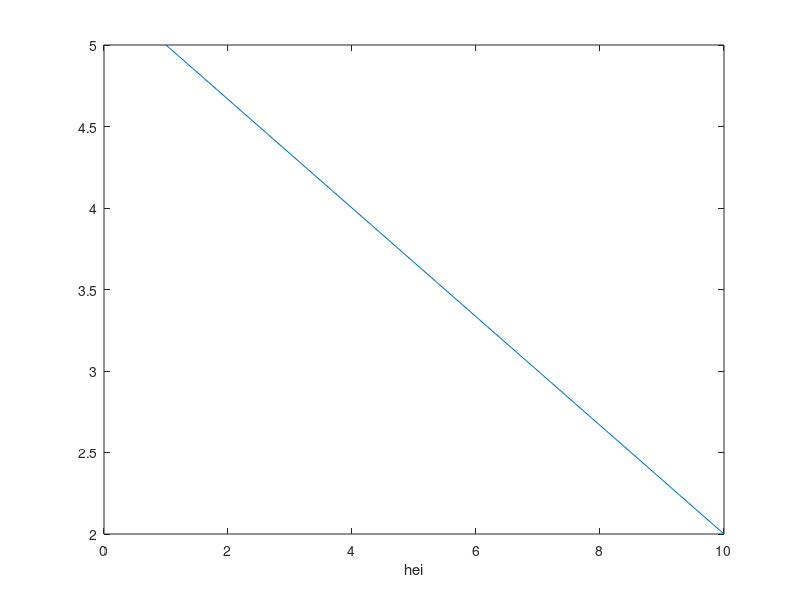

MATLAB code to generate this figure: (Note: this script raises an error after producing the figure.)
set(0,'defaulttextinterpreter','none')

figure(), clf
plot([1 10], [5 2])
xlabel('hei')
laprint 

%%
a = cell(1)
a{1} = '1'
a{1}
